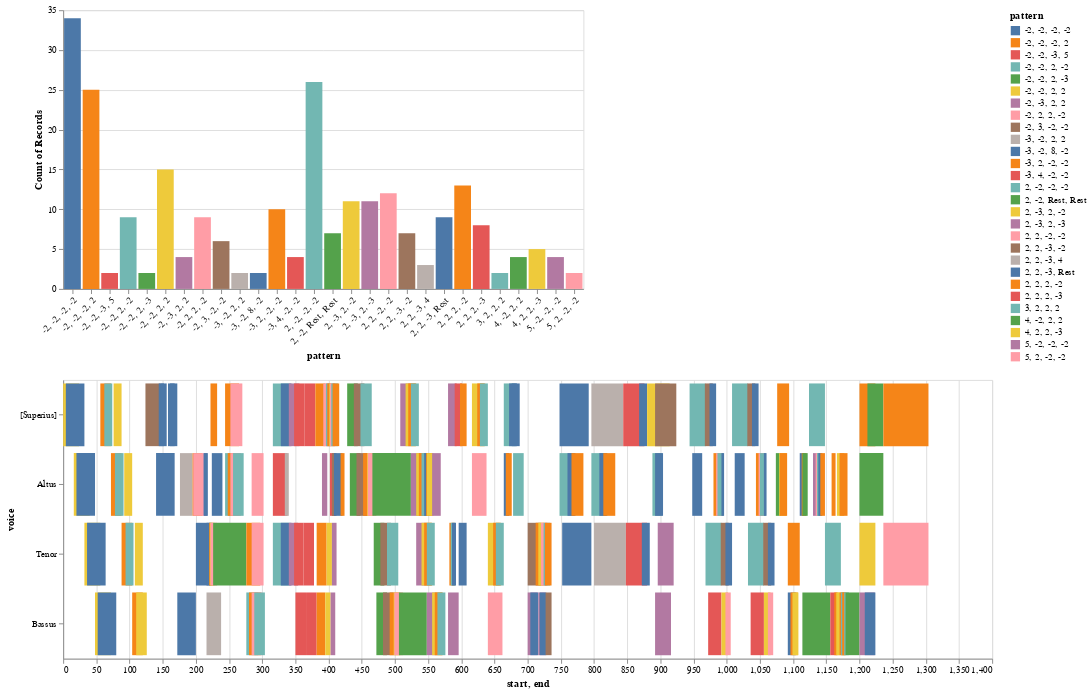

The notebook cell this image was saved under:
### Code cell
# entry ngrams
# set parameters

combineUnisons = True
combineRests = True
kind = 'd'
directed = True
compound = True
ngram_length = 4
thematic = True
anywhere = True
entries_only = True

nr = piece.notes(combineUnisons = combineUnisons)
mel = piece.melodic(df = nr, 
                kind = kind,
                directed = directed,
                compound = compound,
                end = False)

# this is for entries only
if entries_only == True:    
# pass the following ngrams to the plot below as first df
    entry_ngrams = piece.entries(df = mel, 
                                n = ngram_length, 
                                thematic = True, 
                                anywhere = True)

    # pass the ngram durations below to the plot as second df
    entry_ngrams_duration = piece.durations(df = mel, 
                                        n =ngram_length, 
                                        mask_df = entry_ngrams)
    # make the heatmap
    entry_ng_heatmap = viz.plot_ngrams_heatmap(entry_ngrams, 
                                     entry_ngrams_duration, 
                                     selected_patterns=[], 
                                     voices=[], 
                                     heatmap_width= 1000,
                                     heatmap_height=300, 
                                     includeCount=True)
    # rename entry_ngrams df as mel_ngrams for display
    entry_ngrams_detail = piece.detailIndex(entry_ngrams, offset = True)
    # display the results
    display(entry_ngrams_detail)
    ng_heatmap = viz.plot_ngrams_heatmap(entry_ngrams, 
                                         entry_ngrams_duration, 
                                         selected_patterns=[], 
                                         voices=[], 
                                         heatmap_width = 1000,
                                         heatmap_height=300, 
                                         includeCount=True)

    display(ng_heatmap)
    
else:
    mel_ngrams = piece.ngrams(df = mel, n = ngram_length)

    mel_ngrams_duration = piece.durations(df = mel, 
                                      n =ngram_length)

    ng_heatmap = viz.plot_ngrams_heatmap(mel_ngrams, 
                                     mel_ngrams_duration, 
                                     selected_patterns=[], 
                                     voices=[], 
                                     heatmap_width = 1000,
                                     heatmap_height=300, 
                                     includeCount=True)

    mel_ngrams_detail = piece.detailIndex(mel_ngrams, offset = True)  
    # display the results
    display(mel_ngrams_detail)
    ng_heatmap = viz.plot_ngrams_heatmap(mel_ngrams, 
                                         mel_ngrams_duration, 
                                         selected_patterns=[], 
                                         voices=[], 
                                         heatmap_width = 1000,
                                         heatmap_height=300, 
                                         includeCount=True)

    display(ng_heatmap)

### Figure 1 — Vega-Lite specification as saved in the notebook (floating-point values rounded to 4 significant figures; data arrays with more than 128 entries replaced by an {"elided": "..."} marker saying what was removed)
{"config": {"view": {"continuousWidth": 400, "continuousHeight": 300}}, "vconcat": [{"mark": "bar", "encoding": {"color": {"field": "pattern", "type": "nominal"}, "opacity": {"condition": {"value": 1, "selection": "selector007"}, "value": 0.2}, "x": {"axis": {"labelAngle": -45}, "field": "pattern", "type": "nominal"}, "y": {"aggregate": "count", "field": "pattern", "type": "nominal"}}, "selection": {"selector007": {"type": "multi", "fields": ["pattern"]}}}, {"mark": "bar", "encoding": {"color": {"field": "pattern", "type": "nominal"}, "opacity": {"condition": {"value": 1, "selection": "selector007"}, "value": 0.2}, "tooltip": [{"field": "start", "type": "quantitative"}, {"field": "end", "type": "quantitative"}, {"field": "pattern", "type": "nominal"}], "x": {"field": "start", "type": "quantitative"}, "x2": {"field": "end"}, "y": {"field": "voice", "sort": null, "type": "nominal"}}, "height": 300, "selection": {"selector007": {"type": "multi", "fields": ["pattern"]}}, "width": 1000}], "data": {"name": "data-104eb52f19ddf799b40e5bd9f7b43756"}, "$schema": "https://vega.github.io/schema/vega-lite/v4.17.0.json", "datasets": {"data-104eb52f19ddf799b40e5bd9f7b43756": {"elided": "248 records"}}}
